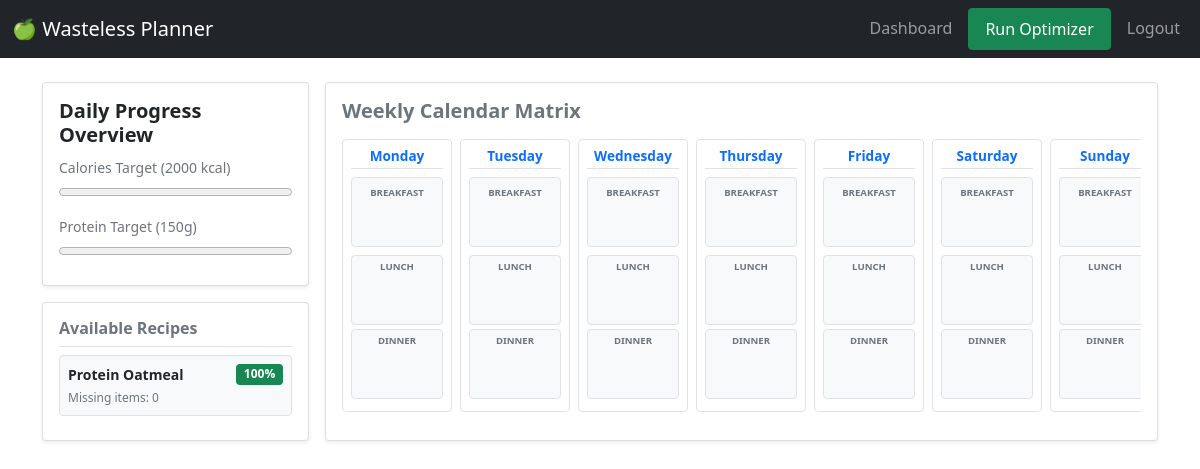
Before: / (signed in) with the older database file.
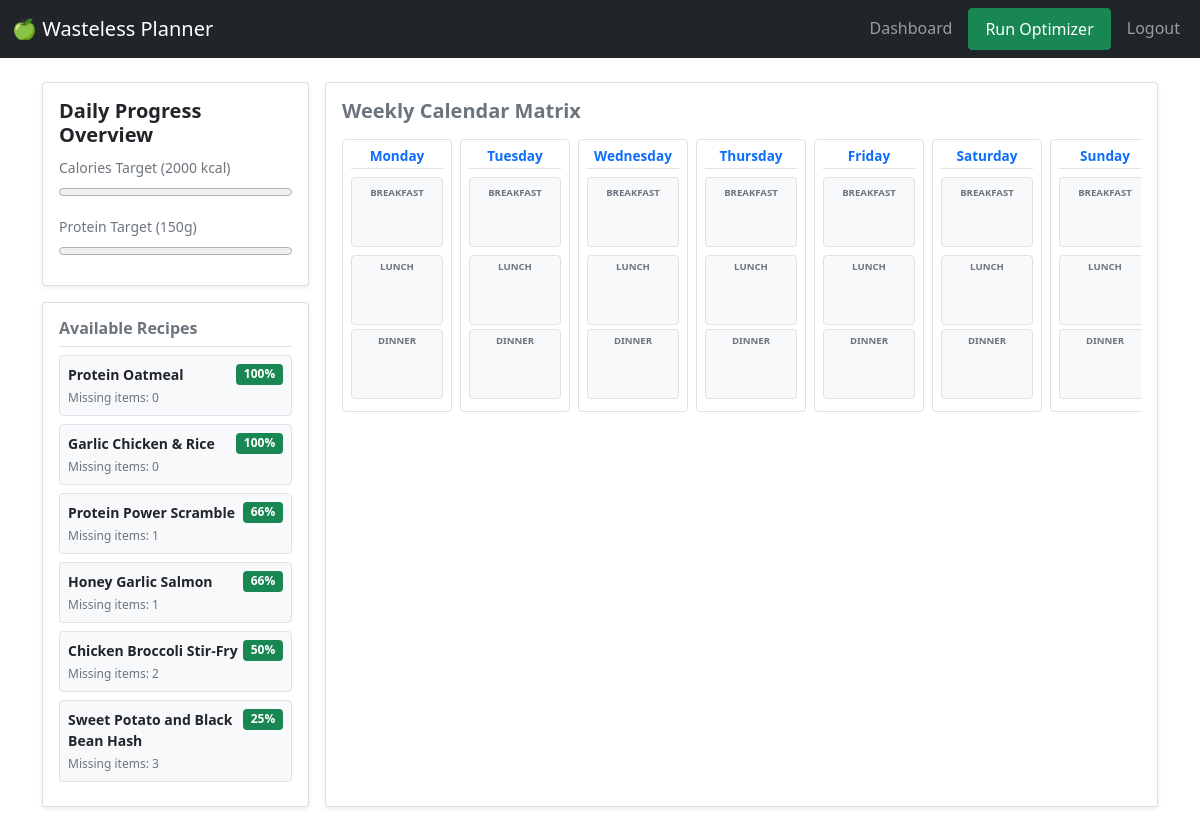
After: the same page with the newer database file.
### planner/models.py (models this page shows, shortened)
class Recipe(models.Model):
    title = models.CharField(max_length=200, unique=True)
    instructions = models.TextField()
    prep_time = models.IntegerField(help_text="Time in minutes", validators=[MinValueValidator(1)])
    calories = models.IntegerField(validators=[MinValueValidator(0)], default=0)
    protein = models.DecimalField(max_digits=5, decimal_places=1, default=0.0, help_text="in grams")
    carbs = models.DecimalField(max_digits=5, decimal_places=1, default=0.0, help_text="in grams")
    fat = models.DecimalField(max_digits=5, decimal_places=1, default=0.0, help_text="in grams")
    created_at = models.DateTimeField(auto_now_add=True)

### planner/views.py (the view)
# urls.py: path('', views.dashboard_view, name='dashboard'),
@login_required
def dashboard_view(request):
    user = request.user
    today = timezone.now().date()
    pantry_items = PantryItem.objects.filter(user=user).select_related('ingredient')
    expiring_items = []
    seen_ingredients = set()
    for item in pantry_items:
        try:
            days_left = item.days_until_expiration()
        except:
            days_left = 99
        if days_left <= 3:
            if item.ingredient.id not in seen_ingredients:
                expiring_items.append(item)
                seen_ingredients.add(item.ingredient.id)
    user_stock = {}
    for item in pantry_items:
        ing_id = item.ingredient.id
        if ing_id not in user_stock:
            user_stock[ing_id] = Decimal("0.00")
        user_stock[ing_id] += item.quantity
    all_recipes = Recipe.objects.prefetch_related('recipe_ingredients__ingredient')
    recommended_recipes = []
    for recipe in all_recipes:
        requirements = recipe.recipe_ingredients.all()
        if not requirements:
            continue
        matched_ingredients = 0
        total_ingredients_count = len(requirements)
        for req in requirements:
            req_ing_id = req.ingredient.id
            if req_ing_id in user_stock and user_stock[req_ing_id] >= req.quantity:
                matched_ingredients += 1
        match_percentage = int((matched_ingredients / total_ingredients_count) * 100)
        if match_percentage >= 25:
            recommended_recipes.append({
                "recipe": recipe,
                "match_percentage": match_percentage,
                "missing_count": total_ingredients_count - matched_ingredients
            })
    recommended_recipes.sort(key=lambda x: x["match_percentage"], reverse=True)
    calendar_days = [
        {"code": "MON", "name": "Monday"},
        {"code": "TUE", "name": "Tuesday"},
        {"code": "WED", "name": "Wednesday"},
        {"code": "THU", "name": "Thursday"},
        {"code": "FRI", "name": "Friday"},
        {"code": "SAT", "name": "Saturday"},
        {"code": "SUN", "name": "Sunday"},
    ]
    saved_meals = MealPlan.objects.filter(user=user).select_related('recipe')
    day_map = {0: "MON", 1: "TUE", 2: "WED", 3: "THU", 4: "FRI", 5: "SAT", 6: "SUN"}
    for plan in saved_meals:
        plan.day_code = day_map.get(plan.date.weekday(), "MON")
    context = {
        "pantry_items": pantry_items,
        "expiring_items": expiring_items,
        "recommended_recipes": recommended_recipes[:6],
        "today": today,
        "calendar_days": calendar_days,
        "saved_meals": saved_meals,
    }
    return render(request, "planner/index.html", context)

### planner/models.py (called while the page is built)
    def days_until_expiration(self):
        delta = self.expiration_date - timezone.now().date()
        return delta.days

### planner/templates/planner/index.html (shortened to what this page needs)
{% extends "planner/layout.html" %}
{% block body %}
<div class="d-flex flex-nowrap row g-3">
    <aside class="col-12 col-md-4 col-lg-3" id="macro-summary-panel">
        <div class="card p-3 shadow-sm mb-3">
            <h5 class="card-title fw-bold">Daily Progress Overview</h5>
            <div class="mb-2">
                <label for="calories-progress" class="form-label mb-1 small text-muted">Calories Target (2000 kcal)</label>
                <progress id="calories-progress" class="w-100" value="0" max="2000"></progress>
            </div>
            <div class="mb-1">
                <label for="protein-progress" class="form-label mb-1 small text-muted">Protein Target (150g)</label>
                <progress id="protein-progress" class="w-100" value="0" max="150"></progress>
            </div>
        </div>
        <div class="card p-3 shadow-sm" id="recipe-pool">
            <h6 class="border-bottom pb-2 fw-bold text-secondary">Available Recipes</h6>
            {% if recommended_recipes %}
                {% for item in recommended_recipes %}
                    <div class="recipe-card p-2 mb-2 border rounded bg-light" draggable="true" data-recipe-id="{{ item.recipe.id }}" style="cursor: grab;">
                        <div class="d-flex justify-content-between align-items-start">
                            <strong class="text-dark small">{{ item.recipe.title }}</strong>
                            <span class="badge bg-success small">{{ item.match_percentage }}%</span>
                        </div>
                        <div class="text-muted mt-1" style="font-size: 0.75rem;">
                            <span>Missing items: {{ item.missing_count }}</span>
                        </div>
                    </div>
                {% endfor %}
            {% else %}
                <p class="text-muted small text-center my-3">No recipe matches found (Min. 25% match required).</p>
            {% endif %}
        </div>
    </aside>
    <section class="col-12col-md-8 col-lg-9" id="calendar-workspace">
        <div class="card p-3 shadow-sm h-100">
            <h2 class="h5 fw-bold mb-3 text-secondary">Weekly Calendar Matrix</h2>
            <div class="calendar-grid" style="display: grid; grid-template-columns: repeat(7, minmax(110px, 1fr)); gap: 0.5rem; overflow-x: auto;">
                {% for day in calendar_days %}
                <div class="calendar-day-column border rounded p-2 bg-white" data-day-code="{{ day.code }}">
                    <h6 class="text-center text-primary border-bottom pb-1 fw-bold" style="font-size: 0.85rem;">{{ day.name }}</h6>
                    <div class="meal-slot border rounded p-2 my-2 bg-light text-center" data-meal-type="Breakfast" style="min-height: 70px;">
                        <small class="slot-label text-muted d-block fw-bold" style="font-size: 0.6rem;">BREAKFAST</small>
                    </div>
                    <div class="meal-slot border rounded p-1 my-1 bg-light text-center" data-meal-type="Lunch" style="min-height: 70px;">
                        <small class="slot-label text-muted d-block fw-bold" style="font-size: 0.6rem;">LUNCH</small>
                    </div>
                    <div class="meal-slot border rounded p-1 my-1 bg-light text-center" data-meal-type="Dinner" style="min-height: 70px;">
                        <small class="slot-label text-muted d-block fw-bold" style="font-size: 0.6rem;">DINNER</small>
                    </div>
                </div>
                {% endfor %}
            </div>
        </div>
    </section>
</div>
{% endblock %}

### planner/templates/planner/layout.html (shortened to what this page needs)
{% load static %}
<!DOCTYPE html>
<html lang="en">
<head>
    <link href="https://cdn.jsdelivr.net/npm/bootstrap@5.0.2/dist/css/bootstrap.min.css" rel="stylesheet">
    <link rel="stylesheet" href="https://cloudflare.com">
    <link rel="stylesheet" href="{% static 'planner/css/styles.css' %}">
</head>
<body>
    <nav class="navbar navbar-expand-lg navbar-dark bg-dark">
        <div class="container-fluid">
            <a class="navbar-brand" href="{% url 'dashboard' %}">&#x1F34F; Wasteless Planner</a>
            <div class="navbar-nav ms-auto">
                {% if user.is_authenticated %}
                    <a class="nav-link" href="{% url 'dashboard' %}">Dashboard</a>
                    <a class="nav-link btn btn-success text-white px-3 mx-2" href="#" id="run-optimizer-btn">Run Optimizer</a>
                    <a class="nav-link" href="{% url 'logout' %}">Logout</a>
                {% else %}
                    <a class="nav-link" href="{% url 'login' %}">Login</a>
                    <a class="nav-link" href="{% url 'register' %}">Register</a>
                {% endif %}
            </div>
        </div>
    </nav>
    <main class="container my-4">
        {% block body %}
        {% endblock %}
    </main>
</body>
</html>

### planner/static/planner/css/styles.css (style rules this page uses)
.recipe-card { background-color: var(--card-background-color); border: 2px solid var(--primary); padding: 0.5rem; margin-bottom: 0.5rem; border-radius: 4px; cursor: grab; transition: transform 0.1s ease; }
.meal-slot { background: var(--code-background-color); border: 2px dashed #ccc; min-height: 80px; padding: 0.25rem; margin-bottom: 0.5rem; border-radius: 4px; transition: background 0.2s ease, border-color 0.2s ease; }
.slot-label { display: block; font-size: 0.7rem; color: #888; text-transform: uppercase; }
.meal-slot * { pointer-events: none; }

Changed rows visible on the page:
added Recipe: recipe "Garlic Chicken & Rice", match_percentage "100", missing_count "0"
added Recipe: recipe "Protein Power Scramble", match_percentage "66", missing_count "1"
added Recipe: recipe "Honey Garlic Salmon", match_percentage "66", missing_count "1"
added Recipe: recipe "Chicken Broccoli Stir-Fry", match_percentage "50", missing_count "2"
added Recipe: recipe "Sweet Potato and Black Bean Hash", match_percentage "25", missing_count "3"
